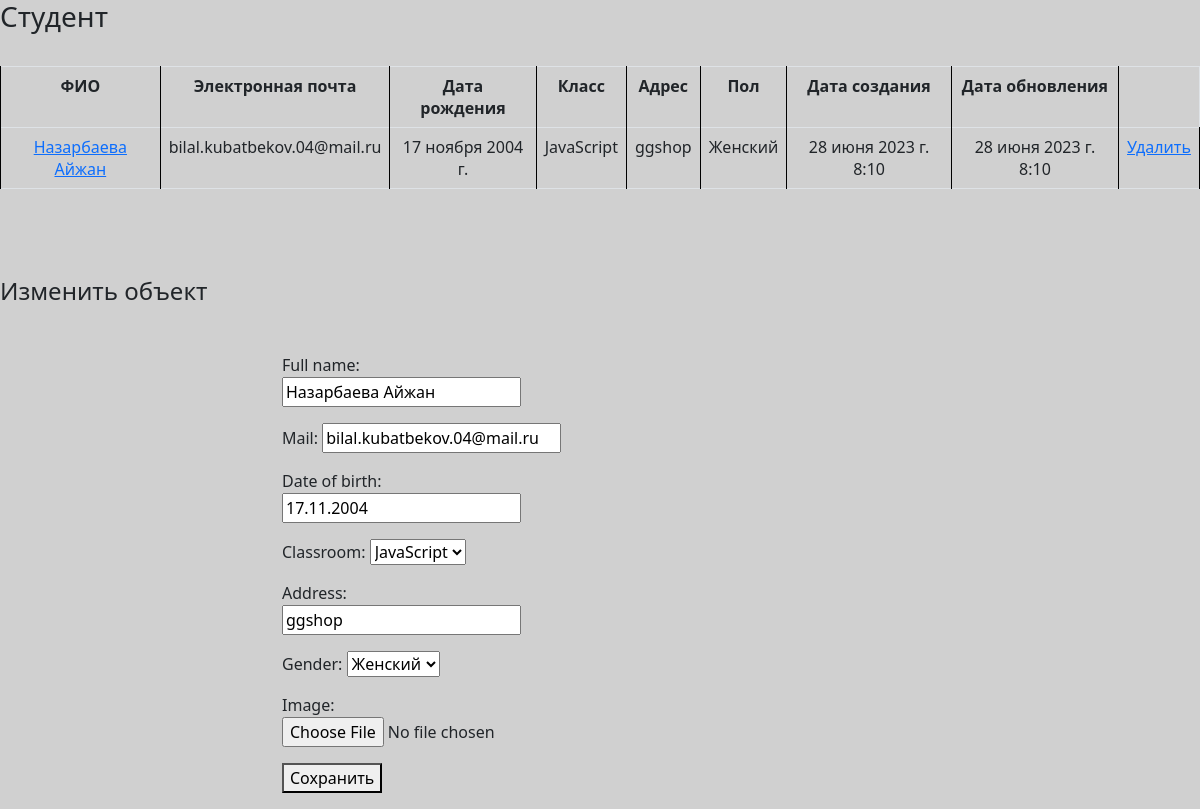
The page /student-detail/14/ on the database its author committed.
### app/models.py (models this page shows, shortened)
class Student(models.Model):
    full_name = models.CharField(max_length=225)
    mail = models.EmailField()
    date_of_birth = models.DateField()
    classroom = models.ForeignKey('Classroom', on_delete=models.CASCADE, related_name='students')
    address = models.CharField(max_length=123)
    gender = models.PositiveSmallIntegerField(
        choices=(
            (1, 'Мужской'),
            (2, 'Женский'),
            (3, 'Другое'),
        )
    )
    image = models.ImageField(upload_to='media/images/', blank=True, null=True)
    created_date = models.DateTimeField(auto_now_add=True)
    updated_date = models.DateTimeField(auto_now=True)

class Classroom(models.Model):
    title = models.CharField(max_length=223)
    created_date = models.DateTimeField(auto_now_add=True)
    updated_date = models.DateTimeField(auto_now=True)
    def __str__(self):
        return self.title

### app/views.py (the view)
# urls.py: path('student-detail/<int:pk>/', views.student_detail, name='student_detail'),
def student_detail(request, pk):
    student = get_object_or_404(Student, id=pk)
    if request.method == 'POST':
        form = StudentForm(request.POST, instance=student)
        if form.is_valid():
            form.save()
            return redirect('student_list')
        messages.error(request, 'Повторите попытку, убедитесь что поля заполнены в правильном формате')
    else:
        form = StudentForm(instance=student)
    return render(request, template_name='app/student_detail.html', context={'student': student, 'form': form})

### app/forms.py
class StudentForm(forms.ModelForm):
    class Meta:
        model = Student
        fields = ('full_name', 'mail', 'date_of_birth', 'classroom', 'address', 'gender', 'image')

### app/templates/app/student_detail.html (shortened to what this page needs)
{% extends 'base.html' %}
{% load static %}
{% block content %}
    <h3>Студент</h3>
<br>
<table class="table table-bordered">
  <tbody>
    <tr>
      <th style="text-align: center; margin: 0 10px;" >ФИО</th>
      <th style="text-align: center; margin: 0 10px;" >Электронная почта</th>
        <th style="text-align: center; margin: 0 10px;">Дата рождения</th>
      <th style="text-align: center; margin: 0 10px;" >Класс</th>
      <th style="text-align: center; margin: 0 10px;" >Адрес</th>
      <th style="text-align: center; margin: 0 10px;" >Пол</th>
      <th style="text-align: center; margin: 0 10px;" >Дата создания</th>
      <th style="text-align: center; margin: 0 10px;" >Дата обновления</th>
    </tr>
    <tr>
      <td style="text-align: center; margin: 0 10px;"><a href="#" >{{ student.full_name }}</a></td>
      <td style="text-align: center; margin: 0 10px;" >{{ student.mail }}</td>
      <td style="text-align: center; margin: 0 10px;" >{{ student.date_of_birth }}</td>
      <td style="text-align: center; margin: 0 10px;" >{{ student.classroom }}</td>
      <td style="text-align: center; margin: 0 10px;" >{{ student.address }}</td>
      <td style="text-align: center; margin: 0 10px;" >{{ student.get_gender_display }}</td>
      <td style="text-align: center; margin: 0 10px;" >{{ student.created_date }}</td>
      <td style="text-align: center; margin: 0 10px;" >{{ student.updated_date }}</td>
      <td><a href="{% url 'student_delete' student.id %}">Удалить</a></td>
    </tr>
  </tbody>
</table>
<br>
<br>
<br>
  <h4>Изменить объект</h4><br>
  <div class="container mt-3" style="width: 55%; fon-size: 10px;">
    <form method="POST" action=".">
        <div class="row" >
            <div class="col-6" >
                {{ form.as_p }}
            </div>
        </div>
<button type="submit">Сохранить</button>
  </form>
  </div>
{% endblock %}

### app/templates/app/student_detail.html (style rules this page uses)
table, th, td { border: 1px solid black; }

### rows shown on the page
Student: full_name "Назарбаева Айжан", mail "bilal.kubatbekov.04@mail.ru", date_of_birth "17 ноября 2004 г.", classroom "JavaScript", address "ggshop", gender "Женский", created_date "28 июня 2023 г. 8:10", updated_date "28 июня 2023 г. 8:10", date_of_birth "17.11.2004"
